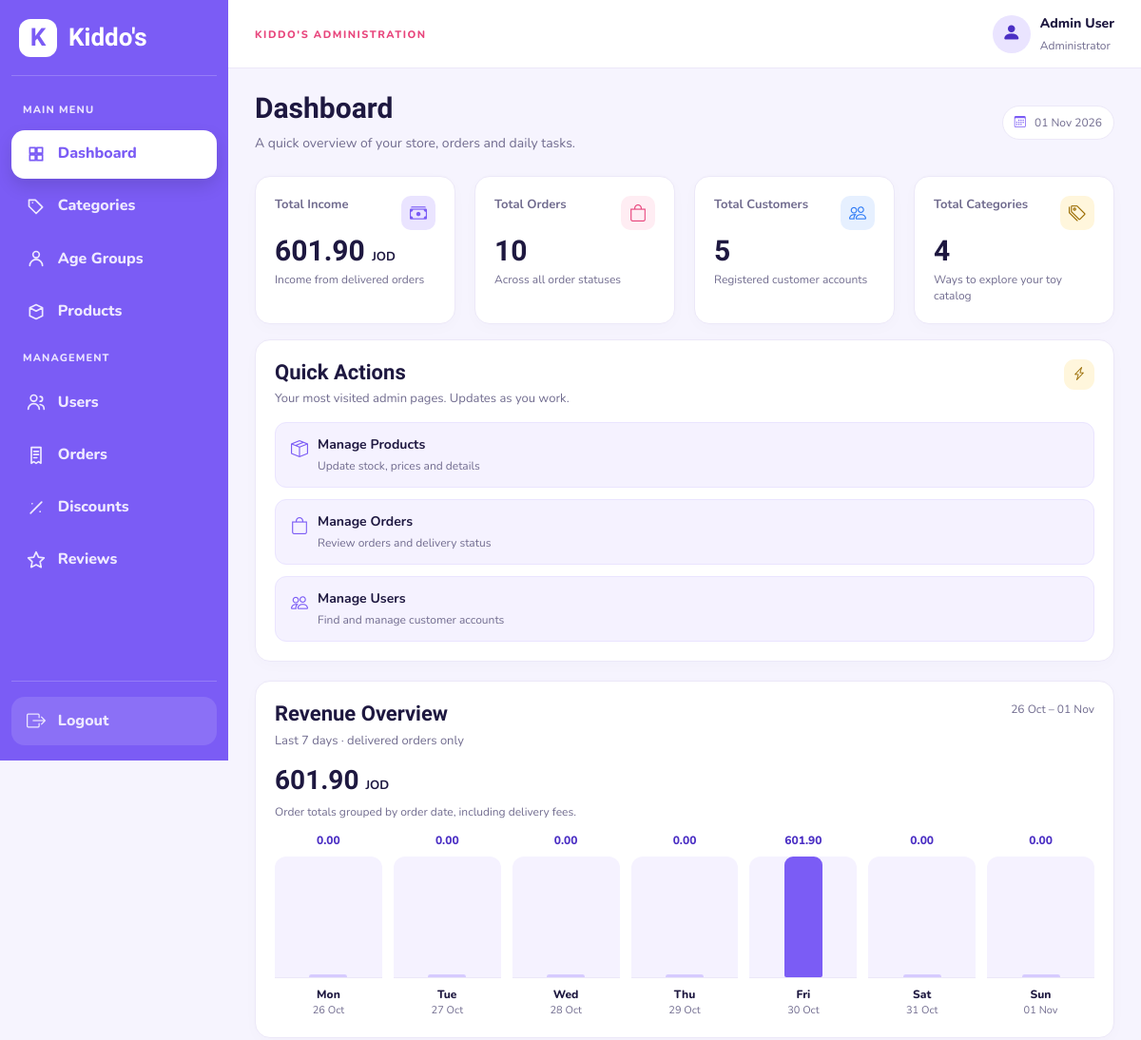
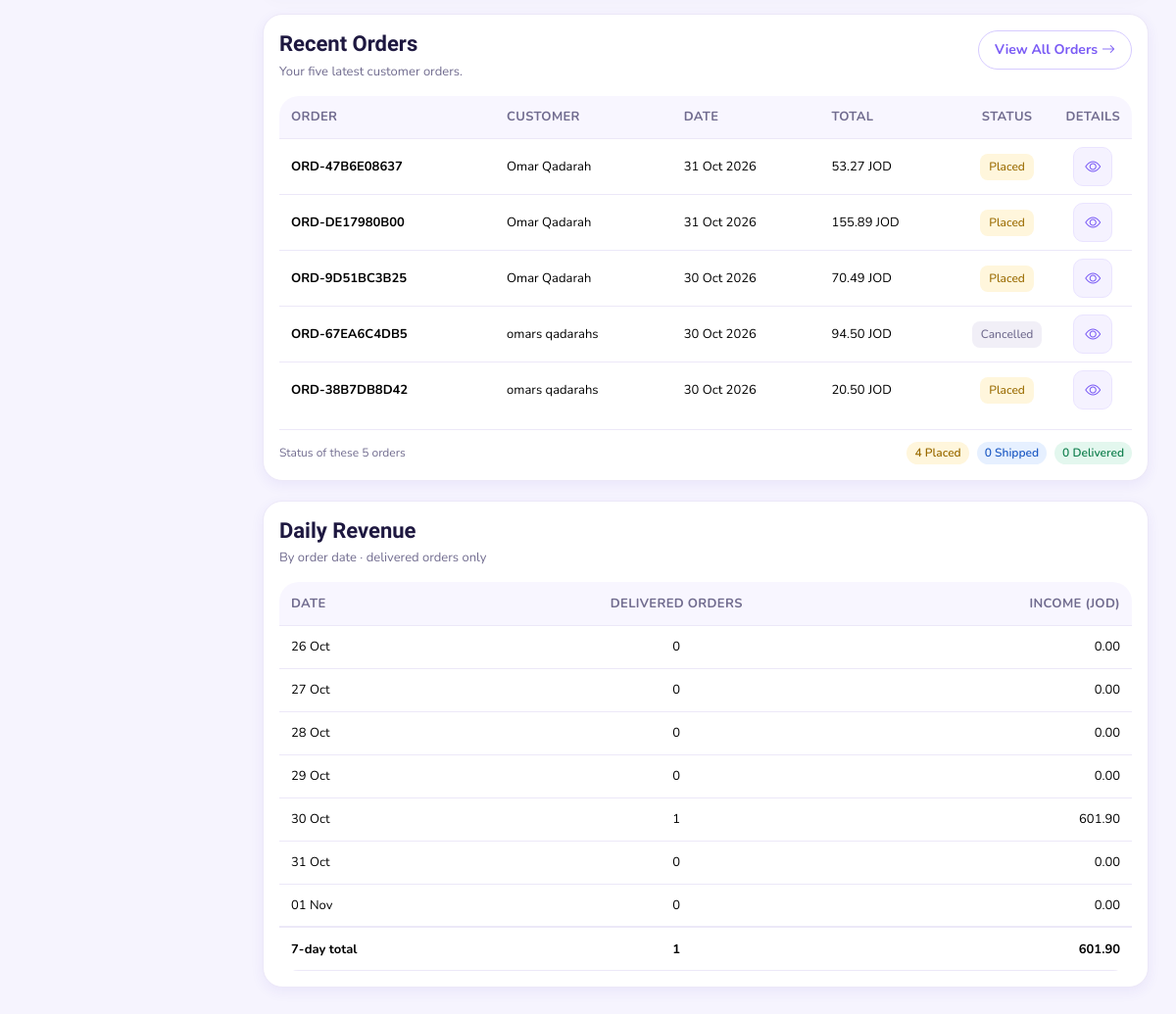
The app's page /admin/index.php (signed in) with its own data (2 pictures, top to bottom).
### tables this page shows
CREATE TABLE IF NOT EXISTS `orders` (
  `id` int(10) UNSIGNED NOT NULL AUTO_INCREMENT,
  `user_id` int(10) UNSIGNED NOT NULL,
  `subtotal` decimal(10,2) NOT NULL,
  `birthday_discount` decimal(10,2) NOT NULL DEFAULT 0.00,
  `delivery_fee` decimal(6,2) NOT NULL DEFAULT 2.00,
  `total` decimal(10,2) NOT NULL,
  `child_birth_date` date DEFAULT NULL,
  `phone` varchar(20) NOT NULL,
  `address_text` varchar(255) NOT NULL,
  `latitude` decimal(10,7) NOT NULL,
  `longitude` decimal(10,7) NOT NULL,
  `status` enum('placed','shipped','delivered','cancelled') NOT NULL DEFAULT 'placed',
  `created_at` datetime NOT NULL DEFAULT current_timestamp(),
  `updated_at` datetime NOT NULL DEFAULT current_timestamp() ON UPDATE current_timestamp(),
  PRIMARY KEY (`id`),
  KEY `idx_orders_user` (`user_id`),
  KEY `idx_orders_status` (`status`),
  KEY `idx_orders_created` (`created_at`)
);

CREATE TABLE IF NOT EXISTS `users` (
  `id` int(10) UNSIGNED NOT NULL AUTO_INCREMENT,
  `first_name` varchar(50) NOT NULL,
  `last_name` varchar(50) NOT NULL,
  `email` varchar(120) NOT NULL,
  `password_hash` varchar(255) DEFAULT NULL,
  `google_id` varchar(64) DEFAULT NULL,
  `profile_image` varchar(255) DEFAULT NULL,
  `birth_date` date DEFAULT NULL,
  `phone` varchar(20) DEFAULT NULL,
  `role` enum('customer','admin') NOT NULL DEFAULT 'customer',
  `is_active` tinyint(1) NOT NULL DEFAULT 1,
  `created_at` datetime NOT NULL DEFAULT current_timestamp(),
  PRIMARY KEY (`id`),
  UNIQUE KEY `uq_users_email` (`email`),
  UNIQUE KEY `uq_users_google_id` (`google_id`)
);

### classes/Dashboard.php (called while the page is built)
<?php
class Dashboard
{
    private $pdo;
    public function __construct($pdo)
    {
        $this->pdo = $pdo;
    }
    public function getSummary()
    {
        $income = $this->pdo->query(
            "SELECT COALESCE(SUM(total), 0) FROM orders WHERE status = 'delivered'"
        )->fetchColumn();
        $orders = $this->pdo->query('SELECT COUNT(*) FROM orders')->fetchColumn();
        $customers = $this->pdo->query(
            "SELECT COUNT(*) FROM users WHERE role = 'customer'"
        )->fetchColumn();
        $categories = $this->pdo->query('SELECT COUNT(*) FROM categories')->fetchColumn();
        return [
            'income' => $income,
            'orders' => $orders,
            'customers' => $customers,
            'categories' => $categories
        ];
    }
    public function getDailyRevenue($startDate, $endDate)
    {
        $sql = "SELECT DATE(created_at) AS order_date, COUNT(*) AS orders_count,
                       SUM(total) AS income
                FROM orders
                WHERE status = 'delivered' AND created_at >= ? AND created_at < ?
                GROUP BY DATE(created_at)
                ORDER BY order_date";
        $statement = $this->pdo->prepare($sql);
        $statement->execute([$startDate, $endDate]);
        return $statement->fetchAll(PDO::FETCH_ASSOC);
    }
    public function getRecentOrders()
    {
        $sql = "SELECT orders.id, orders.total, orders.status, orders.created_at,
                       users.first_name, users.last_name
                FROM orders
                JOIN users ON users.id = orders.user_id
                ORDER BY orders.created_at DESC, orders.id DESC
                LIMIT 5";
        return $this->pdo->query($sql)->fetchAll(PDO::FETCH_ASSOC);
    }
}

### classes/AdminAccess.php (called while the page is built, shortened)
<?php
final class AdminAccess
{
    public function requireAdmin(): int
    {
        $userId = $_SESSION['user_id'] ?? ($_SESSION['user']['id'] ?? null);
        $statement = $this->pdo->prepare(
            'SELECT role, is_active FROM users WHERE id = ? LIMIT 1'
        );
        $statement->execute([(int) $userId]);
        $user = $statement->fetch(PDO::FETCH_ASSOC);
        return (int) $userId;
    }
}

### includes/admin_auth.php (called while the page is built)
<?php
require_once __DIR__ . '/../classes/AdminAccess.php';
$adminUserId = (new AdminAccess($pdo))->requireAdmin();

### includes/admin/quick_actions.php (called while the page is built, shortened)
<?php
function getAdminQuickActions()
{
    return [
        'orders.php' => ['label' => 'Manage Orders', 'text' => 'Review orders and delivery status', 'icon' => 'bi-bag', 'url' => 'orders.php'],
        'products.php' => ['label' => 'Manage Products', 'text' => 'Update stock, prices and details', 'icon' => 'bi-box-seam', 'url' => 'products.php'],
        'add_product.php' => ['label' => 'Add Product', 'text' => 'Put a new toy on the shelf', 'icon' => 'bi-plus-lg', 'url' => 'add_product.php'],
        'discounts.php' => ['label' => 'Manage Discounts', 'text' => 'Review and manage store offers', 'icon' => 'bi-percent', 'url' => 'discounts.php'],
        'add_discount.php' => ['label' => 'Add Discount', 'text' => 'Create a product or category offer', 'icon' => 'bi-percent', 'url' => 'add_discount.php'],
        'reviews.php' => ['label' => 'Moderate Reviews', 'text' => 'Manage visible customer feedback', 'icon' => 'bi-star', 'url' => 'reviews.php'],
        'users.php' => ['label' => 'Manage Users', 'text' => 'Find and manage customer accounts', 'icon' => 'bi-people', 'url' => 'users.php'],
        'categories.php' => ['label' => 'Manage Categories', 'text' => 'Organize your toy categories', 'icon' => 'bi-tags', 'url' => 'categories.php'],
        'age_groups.php' => ['label' => 'Manage Age Groups', 'text' => 'Organize toys by age', 'icon' => 'bi-people', 'url' => 'age_groups.php']
    ];
}
function getMostUsedAdminActions($pdo, $userId)
{
    $actions = getAdminQuickActions();
    $counts = array_fill_keys(array_keys($actions), 0);
    $statement = $pdo->prepare('SELECT page, visits FROM admin_action_usage WHERE user_id = ?');
    $statement->execute([$userId]);
    foreach ($statement->fetchAll(PDO::FETCH_ASSOC) as $row) {
        if (isset($counts[$row['page']])) {
            $counts[$row['page']] = (int) $row['visits'];
        }
    }
    arsort($counts);
    $topActions = [];
    foreach (array_slice(array_keys($counts), 0, 3) as $page) {
        $topActions[] = $actions[$page];
    }
    return $topActions;
}

### includes/admin/reference.php (called while the page is built)
<?php
function adminOrderReference(int $id): string
{
    return 'ORD-' . strtoupper(substr(hash('sha256', 'kiddo-order:' . $id), 0, 10));
}

### admin/index.php (the view, shortened to what this page needs)
<?php
require_once __DIR__ . '/../includes/init.php';
require_once __DIR__ . '/../includes/admin/reference.php';
require_once __DIR__ . '/../includes/admin_auth.php';
require_once __DIR__ . '/../classes/Dashboard.php';
$dashboard = new Dashboard($pdo);
$summary = $dashboard->getSummary();
$recentOrders = $dashboard->getRecentOrders();
$recentStatusCounts = ['placed' => 0, 'shipped' => 0, 'delivered' => 0];
foreach ($recentOrders as $recentOrder) {
    if (isset($recentStatusCounts[$recentOrder['status']])) {
        $recentStatusCounts[$recentOrder['status']]++;
    }
}
$today = new DateTime('today');
$firstDay = (clone $today)->modify('-6 days');
$tomorrow = (clone $today)->modify('+1 day');
$dailyRows = $dashboard->getDailyRevenue(
    $firstDay->format('Y-m-d'),
    $tomorrow->format('Y-m-d')
);
$days = [];
for ($i = 0; $i < 7; $i++) {
    $date = (clone $firstDay)->modify('+' . $i . ' days')->format('Y-m-d');
    $days[$date] = ['orders_count' => 0, 'income' => 0];
}
foreach ($dailyRows as $row) {
    $days[$row['order_date']] = [
        'orders_count' => (int) $row['orders_count'],
        'income' => (float) $row['income']
    ];
}
$weekIncome = 0;
$weekOrders = 0;
$highestIncome = 0;
foreach ($days as $day) {
    $weekIncome += $day['income'];
    $weekOrders += $day['orders_count'];
    $highestIncome = max($highestIncome, $day['income']);
}
require_once __DIR__ . '/../includes/admin/quick_actions.php';
$quickActions = getMostUsedAdminActions($pdo, $adminUserId);
$statusColors = ['placed' => 'bg-warning', 'shipped' => 'bg-info', 'delivered' => 'bg-success'];
require_once __DIR__ . '/../includes/admin/layout_start.php';
?>
<div class="dashboard-page">
    <div class="admin-page-header">
        <div>
            <h1>Dashboard</h1>
            <p>A quick overview of your store, orders and daily tasks.</p>
        </div>
        <span class="dashboard-date"><i class="bi bi-calendar3" aria-hidden="true"></i> <?= $today->format('d M Y') ?></span>
    </div>
    <div class="dashboard-summary">
        <section class="admin-card dashboard-metric dashboard-metric-income">
            <div class="dashboard-metric-top"><span>Total Income</span><i class="bi bi-cash-stack" aria-hidden="true"></i></div>
            <strong><?= number_format((float) $summary['income'], 2) ?> <small>JOD</small></strong>
            <p>Income from delivered orders</p>
        </section>
        <section class="admin-card dashboard-metric">
            <div class="dashboard-metric-top"><span>Total Orders</span><i class="bi bi-bag dashboard-icon-pink" aria-hidden="true"></i></div>
            <strong><?= number_format((int) $summary['orders']) ?></strong>
            <p>Across all order statuses</p>
        </section>
        <section class="admin-card dashboard-metric">
            <div class="dashboard-metric-top"><span>Total Customers</span><i class="bi bi-people dashboard-icon-blue" aria-hidden="true"></i></div>
            <strong><?= number_format((int) $summary['customers']) ?></strong>
            <p>Registered customer accounts</p>
        </section>
        <section class="admin-card dashboard-metric">
            <div class="dashboard-metric-top"><span>Total Categories</span><i class="bi bi-tags dashboard-icon-yellow" aria-hidden="true"></i></div>
            <strong><?= number_format((int) $summary['categories']) ?></strong>
            <p>Ways to explore your toy catalog</p>
        </section>
    </div>
    <div class="dashboard-main-grid">
        <section class="admin-card dashboard-revenue" aria-labelledby="revenue-title">
            <div class="dashboard-panel-heading">
                <div><h2 id="revenue-title">Revenue Overview</h2><p>Last 7 days · delivered orders only</p></div>
                <span class="dashboard-period"><?= $firstDay->format('d M') ?> – <?= $today->format('d M') ?></span>
            </div>
            <div class="dashboard-revenue-total"><?= number_format($weekIncome, 2) ?> <small>JOD</small></div>
            <p class="dashboard-chart-caption">Order totals grouped by order date, including delivery fees.</p>
            <div class="dashboard-chart" aria-label="Daily income in JOD. Exact figures are also listed in the daily revenue table below.">
                <?php foreach ($days as $date => $day): ?>
                    <?php $height = $highestIncome > 0 ? ($day['income'] / $highestIncome) * 100 : 0; ?>
                    <div class="dashboard-chart-column">
                        <span class="dashboard-chart-value"><?= number_format($day['income'], 2) ?></span>
                        <div class="dashboard-bar-track">
                            <div class="dashboard-bar <?= $height == 0 ? 'dashboard-bar-zero' : '' ?>"
                                 style="height: <?= round($height, 2) ?>%"></div>
                        </div>
                        <span class="dashboard-chart-day"><?= date('D', strtotime($date)) ?></span>
                        <small><?= date('d M', strtotime($date)) ?></small>
                    </div>
                <?php endforeach; ?>
            </div>
        </section>
        <section class="admin-card dashboard-quick" aria-labelledby="quick-title">
            <div class="dashboard-panel-heading">
                <div><h2 id="quick-title">Quick Actions</h2><p>Your most visited admin pages. Updates as you work.</p></div>
                <span class="dashboard-quick-symbol"><i class="bi bi-lightning-charge" aria-hidden="true"></i></span>
            </div>
            <div class="dashboard-actions">
                <?php foreach ($quickActions as $action): ?>
                    <a class="dashboard-action"
                       href="<?= htmlspecialchars($action['url'], ENT_QUOTES, 'UTF-8') ?>">
                        <i class="bi <?= htmlspecialchars($action['icon'], ENT_QUOTES, 'UTF-8') ?>" aria-hidden="true"></i>
                        <strong><?= htmlspecialchars($action['label'], ENT_QUOTES, 'UTF-8') ?></strong>
                        <span><?= htmlspecialchars($action['text'], ENT_QUOTES, 'UTF-8') ?></span>
                    </a>
                <?php endforeach; ?>
            </div>
        </section>
    </div>
    <div class="dashboard-lower-grid">
        <section class="admin-card" aria-labelledby="recent-title">
            <div class="dashboard-panel-heading">
                <div><h2 id="recent-title">Recent Orders</h2><p>Your five latest customer orders.</p></div>
                <a class="btn btn-outline-primary btn-sm" href="orders.php">View All Orders <i class="bi bi-arrow-right" aria-hidden="true"></i></a>
            </div>
            <div class="table-responsive">
                <table class="table admin-table align-middle admin-table-consistent admin-table-index">
                    <thead><tr><th>Order</th><th>Customer</th><th>Date</th><th>Total</th><th>Status</th><th>Details</th></tr></thead>
                    <tbody>
                        <?php foreach ($recentOrders as $order): ?>
                            <tr>
                                <td class="fw-bold"><?= adminOrderReference((int) $order['id']) ?></td>
                                <td><?= htmlspecialchars($order['first_name'] . ' ' . $order['last_name'], ENT_QUOTES, 'UTF-8') ?></td>
                                <td><?= date('d M Y', strtotime($order['created_at'])) ?></td>
                                <td class="text-nowrap"><?= number_format((float) $order['total'], 2) ?> JOD</td>
                                <td><span class="badge <?= $statusColors[$order['status']] ?? 'bg-secondary' ?>"><?= htmlspecialchars(ucfirst($order['status']), ENT_QUOTES, 'UTF-8') ?></span></td>
                                <td><a class="btn admin-action-btn admin-action-toggle" href="order_details.php?id=<?= (int) $order['id'] ?>" title="View order" aria-label="View order"><i class="bi bi-eye" aria-hidden="true"></i></a></td>
                            </tr>
                        <?php endforeach; ?>
                    </tbody>
                </table>
            </div>
            <?php if (!empty($recentOrders)): ?>
                <div class="dashboard-recent-summary" aria-label="Status summary of the displayed recent orders">
                    <span>Status of these <?= count($recentOrders) ?> orders</span>
                    <div class="dashboard-recent-statuses">
                        <?php foreach ($recentStatusCounts as $status => $count): ?>
                            <span class="badge <?= $statusColors[$status] ?>"><?= $count ?> <?= ucfirst($status) ?></span>
                        <?php endforeach; ?>
                    </div>
                </div>
            <?php endif; ?>
        </section>
        <section class="admin-card" aria-labelledby="daily-title">
            <div class="dashboard-panel-heading"><div><h2 id="daily-title">Daily Revenue</h2><p>By order date · delivered orders only</p></div></div>
            <div class="table-responsive">
                <table class="table admin-table admin-table-consistent admin-table-index">
                    <thead><tr><th>Date</th><th>Delivered Orders</th><th>Income (JOD)</th></tr></thead>
                    <tbody>
                        <?php foreach ($days as $date => $day): ?>
                            <tr><td><?= date('d M', strtotime($date)) ?></td><td><?= $day['orders_count'] ?></td><td><?= number_format($day['income'], 2) ?></td></tr>
                        <?php endforeach; ?>
                    </tbody>
                    <tfoot><tr><th>7-day total</th><td class="fw-bold"><?= $weekOrders ?></td><td class="fw-bold"><?= number_format($weekIncome, 2) ?></td></tr></tfoot>
                </table>
            </div>
        </section>
    </div>
</div>
<?php require_once __DIR__ . '/../includes/admin/layout_end.php'; ?>

### records on screen
orders: id "ORD-47B6E08637", user.last_name "Omar Qadarah", created_at "31 Oct 2026", total "53.27", status "Placed"
orders: id "ORD-DE17980B00", user.last_name "Omar Qadarah", created_at "31 Oct 2026", total "155.89", status "Placed"
orders: id "ORD-9D51BC3B25", user.last_name "Omar Qadarah", created_at "30 Oct 2026", total "70.49", status "Placed"
orders: id "ORD-67EA6C4DB5", user.last_name "omars qadarahs", created_at "30 Oct 2026", total "94.50", status "Cancelled"
orders: id "ORD-38B7DB8D42", user.last_name "omars qadarahs", created_at "30 Oct 2026", total "20.50", status "Placed"

### other values on screen
$_SESSION['user_name'] "Admin User"
$today->format('d M Y') "01 Nov 2026"
$summary['income'] "601.90"
$summary['orders'] "10"
$summary['customers'] "5"
$summary['categories'] "4"
$firstDay->format('d M') "26 Oct"
$today->format('d M') "01 Nov"
$weekIncome "601.90"
$day['income'] "0.00"
date('D', strtotime($date)) "Mon"
date('d M', strtotime($date)) "26 Oct"
date('D', strtotime($date)) "Tue"
date('d M', strtotime($date)) "27 Oct"
date('D', strtotime($date)) "Wed"
